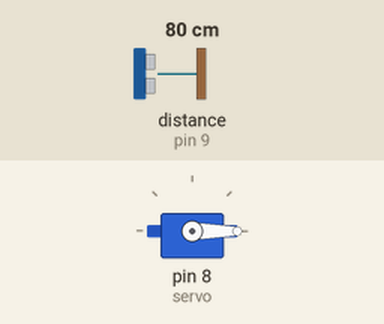
A sketch run on a simulated Arduino Uno, built with avr-gcc and run on an emulated ATmega328P. Shown: servo. Wiring (inferred from the names in the program): ultrasonic range finder: trigger pin 10; echo pin 9. Inputs (shaded band) come from the test bench; at power-on: distance to the obstacle (sensor on pin 9) 80 cm. The echo pulse lasts 58.3 µs per cm; what the sketch prints to the serial monitor is not drawn.

Above: at 0.3 s.
Timing chart, 0 to 1.8 s (numbered marks = the images above):
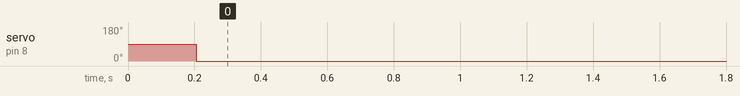

Measured:
- by itself, servo on pin 8 (servo): 90° → 0° at 0.21 s

The sketch:

Smart-Car-Gate-System-using-Arduino.ino
```cpp
#include <Servo.h>

const int trig = 10;
const int echo = 9;
const int servo = 8;

Servo myServo;

void setup() {
  Serial.begin(9600);
  pinMode(trig, OUTPUT);
  pinMode(echo, INPUT);
  myServo.attach(servo);
  delay(200);
}

void loop() {

  digitalWrite(trig, LOW);
  delayMicroseconds(2);
  digitalWrite(trig, HIGH);
  delayMicroseconds(10);
  digitalWrite(trig, LOW);


  long duration = pulseIn(echo, HIGH, 30000);


  float distance = duration * 0.034 / 2;

  Serial.print("Distance: ");
  Serial.print(distance);
  Serial.println(" cm");


  if (distance <= 20) {
    myServo.write(90);
  } else {
    myServo.write(0);
  }

  delay(500);
}
```
